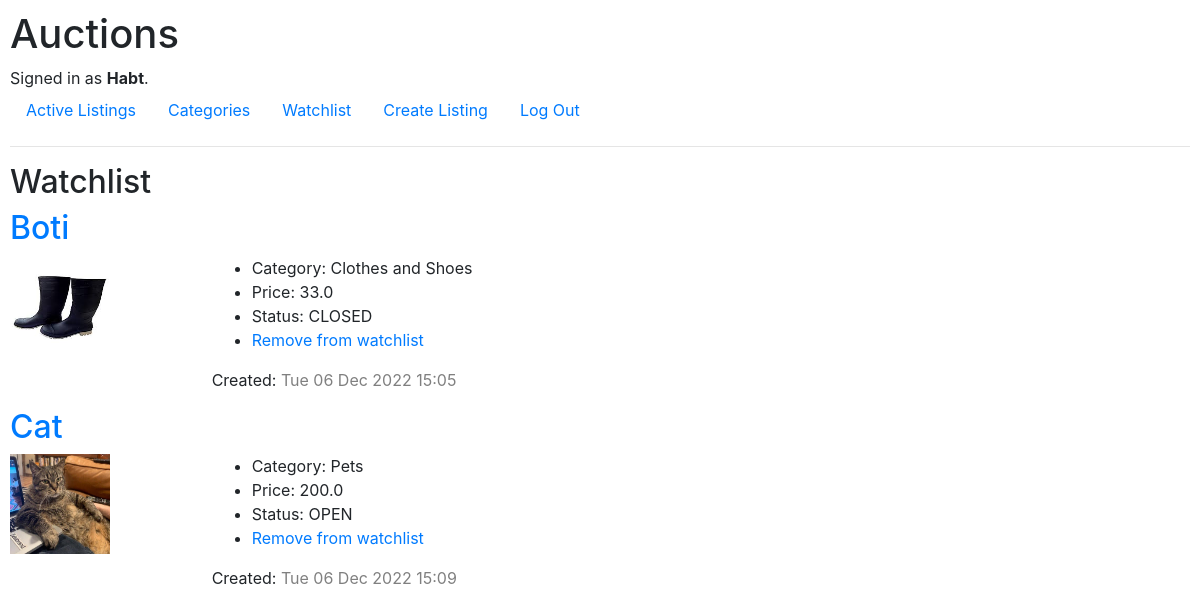
Screenshot of /watchlist (signed in) with the database file from the repository.
### auctions/models.py (models this page shows, shortened)
class User(AbstractUser):
    pass

class Watchlist(models.Model):
    user = models.ForeignKey(User, on_delete=models.CASCADE, related_name="watchlists")
    listing = models.ForeignKey(Listing, on_delete=models.CASCADE, related_name="watchedby")

class Listing(models.Model):
    owner = models.ForeignKey(User, on_delete=models.CASCADE, related_name="listings")
    title = models.CharField(max_length=50)
    category = models.ForeignKey(Category, on_delete=models.CASCADE, related_name="listings")
    description = models.CharField(max_length=200)
    image = models.CharField(max_length=50)
    price = models.FloatField(default=0.0)
    open_forbid = models.BooleanField(default=True)
    date = models.DateTimeField(default=timezone.now)

class Category(models.Model):
    name = models.CharField(max_length=50)

### auctions/views.py (the view)
# urls.py: path("watchlist",views.watchlist, name="watchlist"),
def watchlist(request):
    watchlists = Watchlist.objects.all()
    return render(request, "auctions/watchlist.html",{
        "watchlists": watchlists
    })

### auctions/templates/auctions/watchlist.html
{% extends "auctions/layout.html" %}
{% block body %}
    <h2>Watchlist</h2>
    {% for watchlist in watchlists  %}
        {% if watchlist.user.id == request.user.id %}
            <div class="row">
                <h2 class="col-12">
                    <a href="{% url 'listing_page' watchlist.listing.id watchlist.listing.open_forbid %}">
                        {{watchlist.listing.title}}
                    </a>
                </h2>
                <div class="col-md-2">
                    <img src={{watchlist.listing.image }} alt="image" height="100" width="100">
                </div>
                <div class="col-md-3">
                    <ul>
                        <li>Category: {{watchlist.listing.category.name}}</li>
                        <li>Price: {{watchlist.listing.price}}</li>
                        {% if watchlist.listing.open_forbid %}
                            <li>Status: OPEN</li>
                        {% else %}
                            <li>Status: CLOSED</li>
                        {% endif %}
                        <li><a href="{% url 'remove_watchlist' watchlist.listing.id %}">
                                Remove from watchlist
                            </a>
                        </li>
                    </ul>
                    <p>Created: <span style="color: gray;">
                        {{watchlist.listing.date|date:"D d M Y"}} {{watchlist.listing.date|time:"H:i"}}
                        </span>
                    </p>
                </div>
            </div>
        {% endif %}
    {% empty %}
        <div>No Listing</div>
    {% endfor %}
{% endblock %}

### auctions/templates/auctions/layout.html (shortened to what this page needs)
{% load static %}
<!DOCTYPE html>
<html lang="en">
    <head>
        <link rel="stylesheet" href="https://stackpath.bootstrapcdn.com/bootstrap/4.4.1/css/bootstrap.min.css">
        <link href="{% static 'auctions/styles.css' %}" rel="stylesheet">
    </head>
    <body>
        <h1>Auctions</h1>
        <div>
            {% if user.is_authenticated %}
                Signed in as <strong>{{ user.username }}</strong>.
            {% else %}
                Not signed in.
            {% endif %}
        </div>
        <ul class="nav">
            <li class="nav-item">
                <a class="nav-link" href="{% url 'index' %}">Active Listings</a>
            </li>
            <li>
                <a class="nav-link" href="{% url 'category' %}">Categories</a>
            </li>
            {% if user.is_authenticated %}
                <li>
                    <a class="nav-link" href="{% url 'watchlist' %}">Watchlist</a>
                </li>
                <li>
                    <a class="nav-link" href="{% url 'create_listing' %}">Create Listing</a>
                </li>
                <li class="nav-item">
                    <a class="nav-link" href="{% url 'logout' %}">Log Out</a>
                </li>
            {% endif %}
        </ul>
        <hr>
        {% block body %}
        {% endblock %}
    </body>
</html>

### auctions/static/auctions/styles.css (style rules this page uses)
body { padding: 10px; }

### rows the page displays
User: username "Habt"
Watchlist: listing "Boti", listing.image (picture), listing.category.name "Clothes and Shoes", listing.price "33.0", shows "Status: CLOSED", listing "Tue 06 Dec 2022", listing "15:05"
Watchlist: listing "Cat", listing.image (picture), listing.category.name "Pets", listing.price "200.0", shows "Status: OPEN", listing "Tue 06 Dec 2022", listing "15:09"
